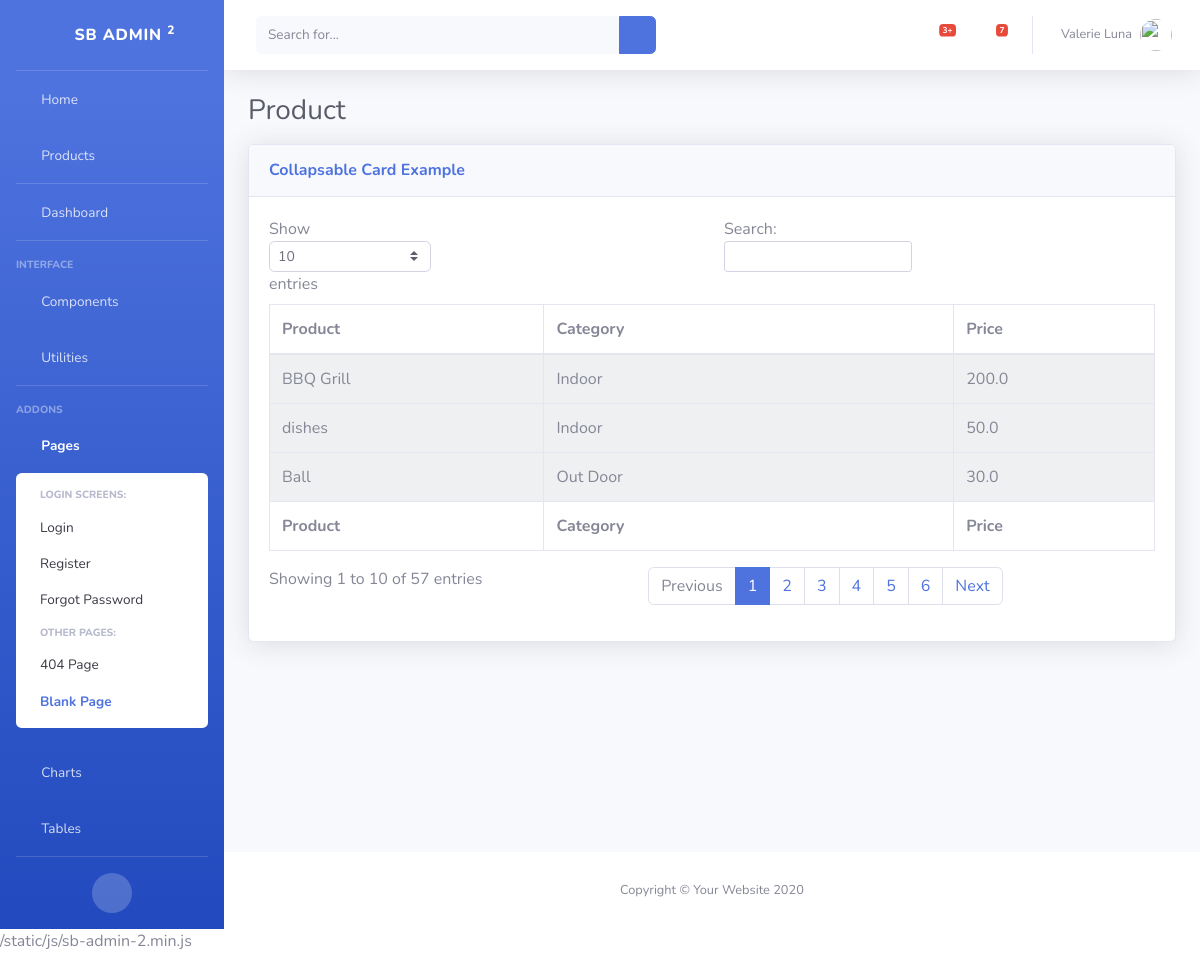
Screenshot of /products/ with the database file from the repository.
### accounts/models.py (models this page shows, shortened)
class Product(models.Model):
    CATEGORY = (
        ('Indoor', 'Indoor'),
        ('Out Door', 'Out Door')
    )
    name = models.CharField(max_length=200, null=True)
    price = models.FloatField(null=True)
    category = models.CharField(max_length=200,null=True, choices=CATEGORY, default='Indoor')
    description = RichTextField(blank=True,null=True)
    date_created = models.DateTimeField(auto_now_add=True,null=True)
    tags = models.ManyToManyField(Tags,null=True)

### accounts/views.py (the view)
# urls.py: path('products/', views.products, name='products'),
def products(request):
    products = Product.objects.all()
    return render(request,'accounts/Products.html',{'products':products})

### accounts/templates/accounts/Products.html
        {% extends 'accounts/main.html' %}
{% block content %}
<div class="container-fluid">
          <div class="d-sm-flex align-items-center justify-content-between mb-3">
            <h1 class="h3 mb-0 text-gray-800">Product</h1>
          </div>
          <div class="row">
            <div class="col-lg-12">
              <div class="card shadow mb-4">
                <a href="#collapseCardExample" class="d-block card-header py-3" data-toggle="collapse" role="button" aria-expanded="true" aria-controls="collapseCardExample">
                  <h6 class="m-0 font-weight-bold text-primary">Collapsable Card Example</h6>
                </a>
                <div class="collapse show" id="collapseCardExample">
                  <div class="card-body">
              <div class="table-responsive">
                <div id="dataTable_wrapper" class="dataTables_wrapper dt-bootstrap4"><div class="row"><div class="col-sm-12 col-md-6"><div class="dataTables_length" id="dataTable_length"><label>Show <select name="dataTable_length" aria-controls="dataTable" class="custom-select custom-select-sm form-control form-control-sm"><option value="10">10</option><option value="25">25</option><option value="50">50</option><option value="100">100</option></select> entries</label></div></div><div class="col-sm-12 col-md-6"><div id="dataTable_filter" class="dataTables_filter"><label>Search:<input type="search" class="form-control form-control-sm" placeholder="" aria-controls="dataTable"></label></div></div></div><div class="row"><div class="col-sm-12"><table class="table table-bordered dataTable" id="dataTable" width="100%" cellspacing="0" role="grid" aria-describedby="dataTable_info" style="width: 100%;">
                  <thead>
                    <tr role="row">
                        <th class="sorting_asc" tabindex="0" aria-controls="dataTable" rowspan="1" colspan="1" aria-sort="ascending" aria-label="Name: activate to sort column descending" style="width: 231px;">Product</th>
                        <th class="sorting" tabindex="0" aria-controls="dataTable" rowspan="1" colspan="1" aria-label="Position: activate to sort column ascending" style="width: 345px;">Category</th>
                        <th class="sorting" tabindex="0" aria-controls="dataTable" rowspan="1" colspan="1" aria-label="Office: activate to sort column ascending" style="width: 169px;">Price</th></tr>
                  </thead>
                  <tfoot>
                    <tr><th rowspan="1" colspan="1">Product</th><th rowspan="1" colspan="1">Category</th><th rowspan="1" colspan="1">Price</th></tr>
                  </tfoot>
                  <tbody>
                  {% for product in products %}
                  <tr role="row" class="even">
                      <td class="sorting_1">{{ product.name }}</td>
                      <td>{{ product.category }}</td>
                      <td>{{ product.price }}</td>
                    </tr>
                  {% endfor %}
                  </tbody>
                </table></div></div><div class="row"><div class="col-sm-12 col-md-5"><div class="dataTables_info" id="dataTable_info" role="status" aria-live="polite">Showing 1 to 10 of 57 entries</div></div><div class="col-sm-12 col-md-7"><div class="dataTables_paginate paging_simple_numbers" id="dataTable_paginate"><ul class="pagination"><li class="paginate_button page-item previous disabled" id="dataTable_previous"><a href="#" aria-controls="dataTable" data-dt-idx="0" tabindex="0" class="page-link">Previous</a></li><li class="paginate_button page-item active"><a href="#" aria-controls="dataTable" data-dt-idx="1" tabindex="0" class="page-link">1</a></li><li class="paginate_button page-item "><a href="#" aria-controls="dataTable" data-dt-idx="2" tabindex="0" class="page-link">2</a></li><li class="paginate_button page-item "><a href="#" aria-controls="dataTable" data-dt-idx="3" tabindex="0" class="page-link">3</a></li><li class="paginate_button page-item "><a href="#" aria-controls="dataTable" data-dt-idx="4" tabindex="0" class="page-link">4</a></li><li class="paginate_button page-item "><a href="#" aria-controls="dataTable" data-dt-idx="5" tabindex="0" class="page-link">5</a></li><li class="paginate_button page-item "><a href="#" aria-controls="dataTable" data-dt-idx="6" tabindex="0" class="page-link">6</a></li><li class="paginate_button page-item next" id="dataTable_next"><a href="#" aria-controls="dataTable" data-dt-idx="7" tabindex="0" class="page-link">Next</a></li></ul></div></div></div></div>
              </div>
            </div>
                </div>
              </div>
            </div>
          </div>
        </div>
{% endblock %}

### static/css/custom.css (style rules this page uses)
.even { background-color: #eff0f1; }

### rows the page displays
Product: name "BBQ Grill", category "Indoor", price "200.0"
Product: name "dishes", category "Indoor", price "50.0"
Product: name "Ball", category "Out Door", price "30.0"
